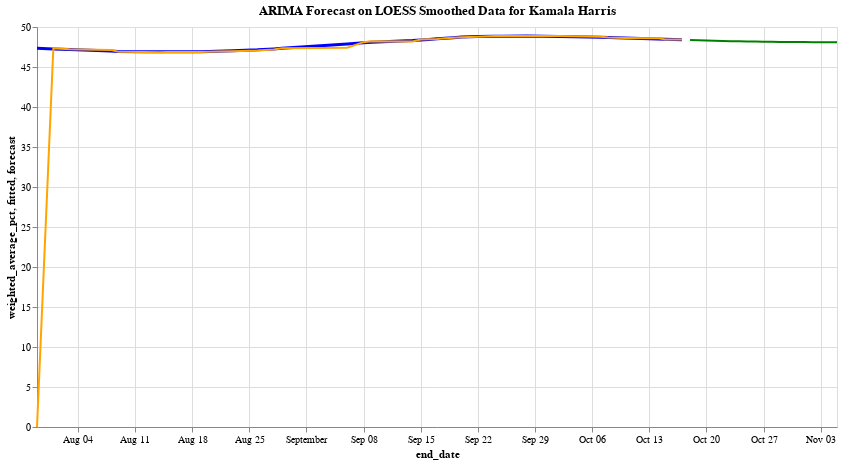
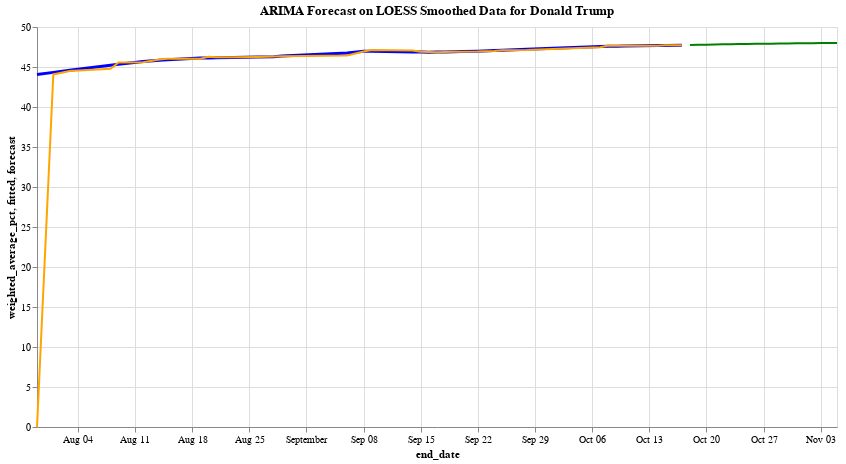

The code cell stored with these charts, in order, in its notebook:
### Code cell
import pandas as pd
import altair as alt
from statsmodels.nonparametric.smoothers_lowess import lowess
from statsmodels.tsa.arima.model import ARIMA
from sklearn.metrics import mean_squared_error
import numpy as np

# Assuming df_aggregated is already defined
# Make sure 'end_date' is in datetime format
df_aggregated['end_date'] = pd.to_datetime(df_aggregated['end_date'])

# Define a new dataframe to store the LOESS smoothed data
loess_data = pd.DataFrame()

# Perform LOESS smoothing for each candidate
for candidate in df_aggregated['candidate_name'].unique():
    # Filter the data for each candidate
    candidate_df = df_aggregated[df_aggregated['candidate_name'] == candidate]
    
    # Perform LOESS smoothing (use frac to control the smoothing level)
    loess_smoothed = lowess(candidate_df['weighted_average_pct'], 
                            candidate_df['end_date'].apply(lambda x: x.timestamp()), 
                            frac=0.3)  # Adjust frac as needed
    
    # Create a dataframe from the smoothed data
    smoothed_df = pd.DataFrame({
        'end_date': pd.to_datetime(loess_smoothed[:, 0], unit='s'),
        'weighted_average_pct': loess_smoothed[:, 1],
        'candidate_name': candidate
    })
    
    # Append to the main loess_data dataframe
    loess_data = pd.concat([loess_data, smoothed_df], ignore_index=True)

# Now let's fit an ARIMA model using the LOESS smoothed data
candidate_forecasts = {}
# Store the final prediction for each candidate
final_predictions = {}
# Forecast up to November 5, 2024
forecast_end_date = pd.Timestamp('2024-11-05')

# Loop through each candidate and apply ARIMA
for candidate in loess_data['candidate_name'].unique():
    # Filter the LOESS smoothed data for this candidate
    candidate_loess_df = loess_data[loess_data['candidate_name'] == candidate].sort_values(by='end_date')
    
    # Set 'end_date' as the index for ARIMA (must be a time series index)
    candidate_loess_df.set_index('end_date', inplace=True)

    # Calculate the number of days to forecast (from the last date to Nov 5, 2024)
    last_date = candidate_loess_df.index[-1]
    days_to_forecast = (forecast_end_date - last_date).days
    
    # Fit ARIMA model (you can tune the order=(p, d, q))
    model = ARIMA(candidate_loess_df['weighted_average_pct'], order=(1, 1, 1))
    model_fit = model.fit()

    # In-sample forecast (fitted values) and out-of-sample forecast
    candidate_loess_df['fitted'] = model_fit.fittedvalues
    
    # Forecast up to November 5, 2024
    forecast = model_fit.forecast(steps=days_to_forecast)
    
    # Store the forecasted results for this candidate
    candidate_forecasts[candidate] = forecast
    
    # Generate forecast dates for visualization
    forecast_dates = pd.date_range(candidate_loess_df.index[-1], periods=days_to_forecast + 1, freq='D')[1:]
    
    forecast_df = pd.DataFrame({
        'end_date': forecast_dates,
        'forecast': forecast,
        'candidate_name': candidate
    })
    
    # Reset index for easier plotting
    candidate_loess_df = candidate_loess_df.reset_index()

    # Altair plot for the actual, smoothed, and forecast data
    loess_chart = alt.Chart(candidate_loess_df).mark_line(color='blue', size=3).encode(
        x='end_date:T',
        y='weighted_average_pct:Q',
        tooltip=[alt.Tooltip('end_date:T', title='Date'),
                 alt.Tooltip('weighted_average_pct:Q', title='Smoothed Data')]
    ).properties(title=f'ARIMA Forecast on LOESS Smoothed Data for {candidate}')

    fitted_chart = alt.Chart(candidate_loess_df).mark_line(color='orange', size=2).encode(
        x='end_date:T',
        y='fitted:Q',
        tooltip=['fitted:Q']
    )

    forecast_chart = alt.Chart(forecast_df).mark_line(color='green', size=2).encode(
        x='end_date:T',
        y='forecast:Q',
        tooltip=[alt.Tooltip('end_date:T', title='Forecast Date'),
                 alt.Tooltip('forecast:Q', title='Forecasted Value')]
    )
    
    # Combine the charts and make the graph larger
    combined_chart = (loess_chart + fitted_chart + forecast_chart).properties(
        width=800,  # Set larger width
        height=400  # Set larger height
    )
    
    # Display the chart
    combined_chart.display()

    # Optionally, calculate the RMSE of the model
    rmse = np.sqrt(mean_squared_error(candidate_loess_df['weighted_average_pct'][1:], candidate_loess_df['fitted'][1:]))
    print(f"RMSE for {candidate}: {rmse}")
    # Extract the forecasted value for Nov 5, 2024
    nov_5_prediction = forecast_df[forecast_df['end_date'] == forecast_end_date]['forecast'].values[0]
    
    # Store the prediction in the final_predictions dictionary
    final_predictions[candidate] = nov_5_prediction

    # Print the final prediction for the candidate
    print(f"Final forecast for {candidate} on Nov 5, 2024: {nov_5_prediction:.2f}%")
    
# Optionally, print the final predictions for both candidates in a clear format
print("\nFinal Predictions for November 5, 2024:")
for candidate, prediction in final_predictions.items():
    print(f"{candidate}: {prediction:.2f}%")

### Figure 1 — Vega-Lite specification as saved in the notebook (floating-point values rounded to 4 significant figures)
{"config": {"view": {"continuousWidth": 300, "continuousHeight": 300}}, "layer": [{"mark": {"type": "line", "color": "blue", "size": 3}, "encoding": {"tooltip": [{"field": "end_date", "title": "Date", "type": "temporal"}, {"field": "weighted_average_pct", "title": "Smoothed Data", "type": "quantitative"}], "x": {"field": "end_date", "type": "temporal"}, "y": {"field": "weighted_average_pct", "type": "quantitative"}}, "title": "ARIMA Forecast on LOESS Smoothed Data for Kamala Harris"}, {"mark": {"type": "line", "color": "orange", "size": 2}, "encoding": {"tooltip": [{"field": "fitted", "type": "quantitative"}], "x": {"field": "end_date", "type": "temporal"}, "y": {"field": "fitted", "type": "quantitative"}}}, {"data": {"name": "data-c36c8c5cd2bc84052e7aefd46d8e23d4"}, "mark": {"type": "line", "color": "green", "size": 2}, "encoding": {"tooltip": [{"field": "end_date", "title": "Forecast Date", "type": "temporal"}, {"field": "forecast", "title": "Forecasted Value", "type": "quantitative"}], "x": {"field": "end_date", "type": "temporal"}, "y": {"field": "forecast", "type": "quantitative"}}}], "data": {"name": "data-cb8658044eb7bdf852d7e3e0f459961b"}, "height": 400, "width": 800, "$schema": "https://vega.github.io/schema/vega-lite/v5.20.1.json", "datasets": {"data-cb8658044eb7bdf852d7e3e0f459961b": [{"end_date": "2024-07-30T00:00:00", "weighted_average_pct": 47.33, "candidate_name": "Kamala Harris", "fitted": 0.0}, {"end_date": "2024-08-01T00:00:00", "weighted_average_pct": 47.26, "candidate_name": "Kamala Harris", "fitted": 47.33}, {"end_date": "2024-08-03T00:00:00", "weighted_average_pct": 47.19, "candidate_name": "Kamala Harris", "fitted": 47.22}, {"end_date": "2024-08-08T00:00:00", "weighted_average_pct": 47.01, "candidate_name": "Kamala Harris", "fitted": 47.14}, {"end_date": "2024-08-09T00:00:00", "weighted_average_pct": 46.95, "candidate_name": "Kamala Harris", "fitted": 46.92}, {"end_date": "2024-08-12T00:00:00", "weighted_average_pct": 46.9, "candidate_name": "Kamala Harris", "fitted": 46.89}, {"end_date": "2024-08-14T00:00:00", "weighted_average_pct": 46.9, "candidate_name": "Kamala Harris", "fitted": 46.85}, {"end_date": "2024-08-15T00:00:00", "weighted_average_pct": 46.9, "candidate_name": "Kamala Harris", "fitted": 46.87}, {"end_date": "2024-08-19T00:00:00", "weighted_average_pct": 46.91, "candidate_name": "Kamala Harris", "fitted": 46.89}, {"end_date": "2024-08-20T00:00:00", "weighted_average_pct": 46.93, "candidate_name": "Kamala Harris", "fitted": 46.91}, {"end_date": "2024-08-21T00:00:00", "weighted_average_pct": 46.97, "candidate_name": "Kamala Harris", "fitted": 46.94}, {"end_date": "2024-08-23T00:00:00", "weighted_average_pct": 47.03, "candidate_name": "Kamala Harris", "fitted": 46.98}, {"end_date": "2024-08-26T00:00:00", "weighted_average_pct": 47.14, "candidate_name": "Kamala Harris", "fitted": 47.06}, {"end_date": "2024-08-28T00:00:00", "weighted_average_pct": 47.26, "candidate_name": "Kamala Harris", "fitted": 47.2}, {"end_date": "2024-08-29T00:00:00", "weighted_average_pct": 47.34, "candidate_name": "Kamala Harris", "fitted": 47.33}, {"end_date": "2024-09-06T00:00:00", "weighted_average_pct": 47.89, "candidate_name": "Kamala Harris", "fitted": 47.41}, {"end_date": "2024-09-08T00:00:00", "weighted_average_pct": 48.04, "candidate_name": "Kamala Harris", "fitted": 48.11}, {"end_date": "2024-09-09T00:00:00", "weighted_average_pct": 48.08, "candidate_name": "Kamala Harris", "fitted": 48.21}, {"end_date": "2024-09-14T00:00:00", "weighted_average_pct": 48.31, "candidate_name": "Kamala Harris", "fitted": 48.19}, {"end_date": "2024-09-15T00:00:00", "weighted_average_pct": 48.39, "candidate_name": "Kamala Harris", "fitted": 48.44}, {"end_date": "2024-09-16T00:00:00", "weighted_average_pct": 48.43, "candidate_name": "Kamala Harris", "fitted": 48.48}, {"end_date": "2024-09-17T00:00:00", "weighted_average_pct": 48.53, "candidate_name": "Kamala Harris", "fitted": 48.5}, {"end_date": "2024-09-18T00:00:00", "weighted_average_pct": 48.6, "candidate_name": "Kamala Harris", "fitted": 48.6}, {"end_date": "2024-09-19T00:00:00", "weighted_average_pct": 48.67, "candidate_name": "Kamala Harris", "fitted": 48.67}, {"end_date": "2024-09-20T00:00:00", "weighted_average_pct": 48.74, "candidate_name": "Kamala Harris", "fitted": 48.73}, {"end_date": "2024-09-22T00:00:00", "weighted_average_pct": 48.82, "candidate_name": "Kamala Harris", "fitted": 48.79}, {"end_date": "2024-09-24T00:00:00", "weighted_average_pct": 48.84, "candidate_name": "Kamala Harris", "fitted": 48.87}, {"end_date": "2024-09-25T00:00:00", "weighted_average_pct": 48.84, "candidate_name": "Kamala Harris", "fitted": 48.87}, {"end_date": "2024-09-28T00:00:00", "weighted_average_pct": 48.87, "candidate_name": "Kamala Harris", "fitted": 48.87}, {"end_date": "2024-10-02T00:00:00", "weighted_average_pct": 48.8, "candidate_name": "Kamala Harris", "fitted": 48.89}, {"end_date": "2024-10-07T00:00:00", "weighted_average_pct": 48.72, "candidate_name": "Kamala Harris", "fitted": 48.79}, {"end_date": "2024-10-08T00:00:00", "weighted_average_pct": 48.69, "candidate_name": "Kamala Harris", "fitted": 48.68}, {"end_date": "2024-10-09T00:00:00", "weighted_average_pct": 48.66, "candidate_name": "Kamala Harris", "fitted": 48.66}, {"end_date": "2024-10-10T00:00:00", "weighted_average_pct": 48.63, "candidate_name": "Kamala Harris", "fitted": 48.64}, {"end_date": "2024-10-14T00:00:00", "weighted_average_pct": 48.51, "candidate_name": "Kamala Harris", "fitted": 48.61}, {"end_date": "2024-10-15T00:00:00", "weighted_average_pct": 48.48, "candidate_name": "Kamala Harris", "fitted": 48.45}, {"end_date": "2024-10-17T00:00:00", "weighted_average_pct": 48.41, "candidate_name": "Kamala Harris", "fitted": 48.44}], "data-c36c8c5cd2bc84052e7aefd46d8e23d4": [{"end_date": "2024-10-18T00:00:00", "forecast": 48.37, "candidate_name": "Kamala Harris"}, {"end_date": "2024-10-19T00:00:00", "forecast": 48.33, "candidate_name": "Kamala Harris"}, {"end_date": "2024-10-20T00:00:00", "forecast": 48.3, "candidate_name": "Kamala Harris"}, {"end_date": "2024-10-21T00:00:00", "forecast": 48.27, "candidate_name": "Kamala Harris"}, {"end_date": "2024-10-22T00:00:00", "forecast": 48.25, "candidate_name": "Kamala Harris"}, {"end_date": "2024-10-23T00:00:00", "forecast": 48.22, "candidate_name": "Kamala Harris"}, {"end_date": "2024-10-24T00:00:00", "forecast": 48.21, "candidate_name": "Kamala Harris"}, {"end_date": "2024-10-25T00:00:00", "forecast": 48.19, "candidate_name": "Kamala Harris"}, {"end_date": "2024-10-26T00:00:00", "forecast": 48.17, "candidate_name": "Kamala Harris"}, {"end_date": "2024-10-27T00:00:00", "forecast": 48.16, "candidate_name": "Kamala Harris"}, {"end_date": "2024-10-28T00:00:00", "forecast": 48.15, "candidate_name": "Kamala Harris"}, {"end_date": "2024-10-29T00:00:00", "forecast": 48.14, "candidate_name": "Kamala Harris"}, {"end_date": "2024-10-30T00:00:00", "forecast": 48.13, "candidate_name": "Kamala Harris"}, {"end_date": "2024-10-31T00:00:00", "forecast": 48.12, "candidate_name": "Kamala Harris"}, {"end_date": "2024-11-01T00:00:00", "forecast": 48.11, "candidate_name": "Kamala Harris"}, {"end_date": "2024-11-02T00:00:00", "forecast": 48.11, "candidate_name": "Kamala Harris"}, {"end_date": "2024-11-03T00:00:00", "forecast": 48.1, "candidate_name": "Kamala Harris"}, {"end_date": "2024-11-04T00:00:00", "forecast": 48.1, "candidate_name": "Kamala Harris"}, {"end_date": "2024-11-05T00:00:00", "forecast": 48.09, "candidate_name": "Kamala Harris"}]}}

### Figure 2 — Vega-Lite specification as saved in the notebook (floating-point values rounded to 4 significant figures)
{"config": {"view": {"continuousWidth": 300, "continuousHeight": 300}}, "layer": [{"mark": {"type": "line", "color": "blue", "size": 3}, "encoding": {"tooltip": [{"field": "end_date", "title": "Date", "type": "temporal"}, {"field": "weighted_average_pct", "title": "Smoothed Data", "type": "quantitative"}], "x": {"field": "end_date", "type": "temporal"}, "y": {"field": "weighted_average_pct", "type": "quantitative"}}, "title": "ARIMA Forecast on LOESS Smoothed Data for Donald Trump"}, {"mark": {"type": "line", "color": "orange", "size": 2}, "encoding": {"tooltip": [{"field": "fitted", "type": "quantitative"}], "x": {"field": "end_date", "type": "temporal"}, "y": {"field": "fitted", "type": "quantitative"}}}, {"data": {"name": "data-d683d5f53d0e1d4722d0fc64008f00f9"}, "mark": {"type": "line", "color": "green", "size": 2}, "encoding": {"tooltip": [{"field": "end_date", "title": "Forecast Date", "type": "temporal"}, {"field": "forecast", "title": "Forecasted Value", "type": "quantitative"}], "x": {"field": "end_date", "type": "temporal"}, "y": {"field": "forecast", "type": "quantitative"}}}], "data": {"name": "data-ec3ba901332b9c3f0f21a53ccd942467"}, "height": 400, "width": 800, "$schema": "https://vega.github.io/schema/vega-lite/v5.20.1.json", "datasets": {"data-ec3ba901332b9c3f0f21a53ccd942467": [{"end_date": "2024-07-30T00:00:00", "weighted_average_pct": 44.07, "candidate_name": "Donald Trump", "fitted": 0.0}, {"end_date": "2024-08-01T00:00:00", "weighted_average_pct": 44.33, "candidate_name": "Donald Trump", "fitted": 44.07}, {"end_date": "2024-08-03T00:00:00", "weighted_average_pct": 44.58, "candidate_name": "Donald Trump", "fitted": 44.51}, {"end_date": "2024-08-08T00:00:00", "weighted_average_pct": 45.21, "candidate_name": "Donald Trump", "fitted": 44.78}, {"end_date": "2024-08-09T00:00:00", "weighted_average_pct": 45.35, "candidate_name": "Donald Trump", "fitted": 45.58}, {"end_date": "2024-08-12T00:00:00", "weighted_average_pct": 45.68, "candidate_name": "Donald Trump", "fitted": 45.6}, {"end_date": "2024-08-14T00:00:00", "weighted_average_pct": 45.83, "candidate_name": "Donald Trump", "fitted": 45.95}, {"end_date": "2024-08-15T00:00:00", "weighted_average_pct": 45.9, "candidate_name": "Donald Trump", "fitted": 46.04}, {"end_date": "2024-08-19T00:00:00", "weighted_average_pct": 46.12, "candidate_name": "Donald Trump", "fitted": 46.04}, {"end_date": "2024-08-20T00:00:00", "weighted_average_pct": 46.13, "candidate_name": "Donald Trump", "fitted": 46.28}, {"end_date": "2024-08-21T00:00:00", "weighted_average_pct": 46.15, "candidate_name": "Donald Trump", "fitted": 46.22}, {"end_date": "2024-08-23T00:00:00", "weighted_average_pct": 46.2, "candidate_name": "Donald Trump", "fitted": 46.21}, {"end_date": "2024-08-26T00:00:00", "weighted_average_pct": 46.26, "candidate_name": "Donald Trump", "fitted": 46.25}, {"end_date": "2024-08-28T00:00:00", "weighted_average_pct": 46.3, "candidate_name": "Donald Trump", "fitted": 46.31}, {"end_date": "2024-08-29T00:00:00", "weighted_average_pct": 46.37, "candidate_name": "Donald Trump", "fitted": 46.34}, {"end_date": "2024-09-06T00:00:00", "weighted_average_pct": 46.76, "candidate_name": "Donald Trump", "fitted": 46.43}, {"end_date": "2024-09-08T00:00:00", "weighted_average_pct": 46.95, "candidate_name": "Donald Trump", "fitted": 46.95}, {"end_date": "2024-09-09T00:00:00", "weighted_average_pct": 46.96, "candidate_name": "Donald Trump", "fitted": 47.13}, {"end_date": "2024-09-14T00:00:00", "weighted_average_pct": 46.89, "candidate_name": "Donald Trump", "fitted": 47.05}, {"end_date": "2024-09-15T00:00:00", "weighted_average_pct": 46.88, "candidate_name": "Donald Trump", "fitted": 46.91}, {"end_date": "2024-09-16T00:00:00", "weighted_average_pct": 46.86, "candidate_name": "Donald Trump", "fitted": 46.89}, {"end_date": "2024-09-17T00:00:00", "weighted_average_pct": 46.86, "candidate_name": "Donald Trump", "fitted": 46.85}, {"end_date": "2024-09-18T00:00:00", "weighted_average_pct": 46.88, "candidate_name": "Donald Trump", "fitted": 46.86}, {"end_date": "2024-09-19T00:00:00", "weighted_average_pct": 46.9, "candidate_name": "Donald Trump", "fitted": 46.89}, {"end_date": "2024-09-20T00:00:00", "weighted_average_pct": 46.92, "candidate_name": "Donald Trump", "fitted": 46.92}, {"end_date": "2024-09-22T00:00:00", "weighted_average_pct": 46.98, "candidate_name": "Donald Trump", "fitted": 46.94}, {"end_date": "2024-09-24T00:00:00", "weighted_average_pct": 47.05, "candidate_name": "Donald Trump", "fitted": 47.01}, {"end_date": "2024-09-25T00:00:00", "weighted_average_pct": 47.09, "candidate_name": "Donald Trump", "fitted": 47.09}, {"end_date": "2024-09-28T00:00:00", "weighted_average_pct": 47.2, "candidate_name": "Donald Trump", "fitted": 47.13}, {"end_date": "2024-10-02T00:00:00", "weighted_average_pct": 47.37, "candidate_name": "Donald Trump", "fitted": 47.27}, {"end_date": "2024-10-07T00:00:00", "weighted_average_pct": 47.56, "candidate_name": "Donald Trump", "fitted": 47.47}, {"end_date": "2024-10-08T00:00:00", "weighted_average_pct": 47.58, "candidate_name": "Donald Trump", "fitted": 47.69}, {"end_date": "2024-10-09T00:00:00", "weighted_average_pct": 47.6, "candidate_name": "Donald Trump", "fitted": 47.66}, {"end_date": "2024-10-10T00:00:00", "weighted_average_pct": 47.62, "candidate_name": "Donald Trump", "fitted": 47.65}, {"end_date": "2024-10-14T00:00:00", "weighted_average_pct": 47.68, "candidate_name": "Donald Trump", "fitted": 47.65}, {"end_date": "2024-10-15T00:00:00", "weighted_average_pct": 47.69, "candidate_name": "Donald Trump", "fitted": 47.72}, {"end_date": "2024-10-17T00:00:00", "weighted_average_pct": 47.72, "candidate_name": "Donald Trump", "fitted": 47.72}], "data-d683d5f53d0e1d4722d0fc64008f00f9": [{"end_date": "2024-10-18T00:00:00", "forecast": 47.74, "candidate_name": "Donald Trump"}, {"end_date": "2024-10-19T00:00:00", "forecast": 47.77, "candidate_name": "Donald Trump"}, {"end_date": "2024-10-20T00:00:00", "forecast": 47.79, "candidate_name": "Donald Trump"}, {"end_date": "2024-10-21T00:00:00", "forecast": 47.81, "candidate_name": "Donald Trump"}, {"end_date": "2024-10-22T00:00:00", "forecast": 47.83, "candidate_name": "Donald Trump"}, {"end_date": "2024-10-23T00:00:00", "forecast": 47.85, "candidate_name": "Donald Trump"}, {"end_date": "2024-10-24T00:00:00", "forecast": 47.86, "candidate_name": "Donald Trump"}, {"end_date": "2024-10-25T00:00:00", "forecast": 47.88, "candidate_name": "Donald Trump"}, {"end_date": "2024-10-26T00:00:00", "forecast": 47.89, "candidate_name": "Donald Trump"}, {"end_date": "2024-10-27T00:00:00", "forecast": 47.91, "candidate_name": "Donald Trump"}, {"end_date": "2024-10-28T00:00:00", "forecast": 47.92, "candidate_name": "Donald Trump"}, {"end_date": "2024-10-29T00:00:00", "forecast": 47.93, "candidate_name": "Donald Trump"}, {"end_date": "2024-10-30T00:00:00", "forecast": 47.95, "candidate_name": "Donald Trump"}, {"end_date": "2024-10-31T00:00:00", "forecast": 47.96, "candidate_name": "Donald Trump"}, {"end_date": "2024-11-01T00:00:00", "forecast": 47.97, "candidate_name": "Donald Trump"}, {"end_date": "2024-11-02T00:00:00", "forecast": 47.98, "candidate_name": "Donald Trump"}, {"end_date": "2024-11-03T00:00:00", "forecast": 47.98, "candidate_name": "Donald Trump"}, {"end_date": "2024-11-04T00:00:00", "forecast": 47.99, "candidate_name": "Donald Trump"}, {"end_date": "2024-11-05T00:00:00", "forecast": 48.0, "candidate_name": "Donald Trump"}]}}
